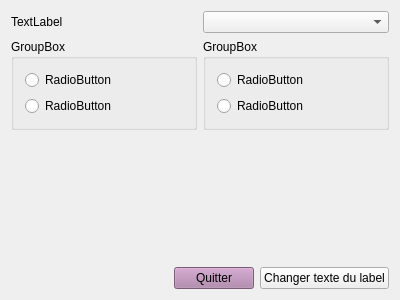
<?xml version="1.0" encoding="UTF-8"?>
<ui version="4.0">
 <class>Widget</class>
 <widget class="QWidget" name="Widget">
  <property name="geometry">
   <rect>
    <x>0</x>
    <y>0</y>
    <width>400</width>
    <height>300</height>
   </rect>
  </property>
  <property name="windowTitle">
   <string>Widget</string>
  </property>
  <property name="styleSheet">
   <string notr="true"/>
  </property>
  <layout class="QVBoxLayout" name="verticalLayout_3">
   <item>
    <layout class="QHBoxLayout" name="horizontalLayout">
     <item>
      <widget class="QLabel" name="label">
       <property name="text">
        <string>TextLabel</string>
       </property>
      </widget>
     </item>
     <item>
      <widget class="QComboBox" name="comboBox"/>
     </item>
    </layout>
   </item>
   <item>
    <layout class="QHBoxLayout" name="horizontalLayout_3">
     <item>
      <widget class="QGroupBox" name="groupBox">
       <property name="title">
        <string>GroupBox</string>
       </property>
       <layout class="QVBoxLayout" name="verticalLayout">
        <item>
         <widget class="QRadioButton" name="radioButton">
          <property name="text">
           <string>RadioButton</string>
          </property>
         </widget>
        </item>
        <item>
         <widget class="QRadioButton" name="radioButton_2">
          <property name="text">
           <string>RadioButton</string>
          </property>
         </widget>
        </item>
       </layout>
      </widget>
     </item>
     <item>
      <widget class="QGroupBox" name="groupBox_2">
       <property name="title">
        <string>GroupBox</string>
       </property>
       <layout class="QVBoxLayout" name="verticalLayout_2">
        <item>
         <widget class="QRadioButton" name="radioButton_3">
          <property name="text">
           <string>RadioButton</string>
          </property>
         </widget>
        </item>
        <item>
         <widget class="QRadioButton" name="radioButton_4">
          <property name="text">
           <string>RadioButton</string>
          </property>
         </widget>
        </item>
       </layout>
      </widget>
     </item>
    </layout>
   </item>
   <item>
    <spacer name="verticalSpacer">
     <property name="orientation">
      <enum>Qt::Vertical</enum>
     </property>
     <property name="sizeHint" stdset="0">
      <size>
       <width>20</width>
       <height>109</height>
      </size>
     </property>
    </spacer>
   </item>
   <item>
    <layout class="QHBoxLayout" name="horizontalLayout_2">
     <item>
      <spacer name="horizontalSpacer">
       <property name="orientation">
        <enum>Qt::Horizontal</enum>
       </property>
       <property name="sizeHint" stdset="0">
        <size>
         <width>40</width>
         <height>20</height>
        </size>
       </property>
      </spacer>
     </item>
     <item>
      <widget class="QPushButton" name="pushButtonQuitter">
       <property name="styleSheet">
        <string notr="true">background-color: rgb(173, 127, 168);
font: 75 italic 9pt &quot;Noto Sans Cham&quot;;</string>
       </property>
       <property name="text">
        <string>Quitter</string>
       </property>
      </widget>
     </item>
     <item>
      <widget class="QPushButton" name="pushButtonChangeTexteLabel">
       <property name="styleSheet">
        <string notr="true">background-color: qconicalgradient(cx:0.5, cy:0.5, angle:0, stop:0 rgba(35, 40, 3, 255), stop:0.16 rgba(136, 106, 22, 255), stop:0.225 rgba(166, 140, 41, 255), stop:0.285 rgba(204, 181, 74, 255), stop:0.345 rgba(235, 219, 102, 255), stop:0.415 rgba(245, 236, 112, 255), stop:0.52 rgba(209, 190, 76, 255), stop:0.57 rgba(187, 156, 51, 255), stop:0.635 rgba(168, 142, 42, 255), stop:0.695 rgba(202, 174, 68, 255), stop:0.75 rgba(218, 202, 86, 255), stop:0.815 rgba(208, 187, 73, 255), stop:0.88 rgba(187, 156, 51, 255), stop:0.935 rgba(137, 108, 26, 255), stop:1 rgba(35, 40, 3, 255));</string>
       </property>
       <property name="text">
        <string>Changer texte du label</string>
       </property>
      </widget>
     </item>
    </layout>
   </item>
  </layout>
 </widget>
 <layoutdefault spacing="6" margin="11"/>
 <resources/>
 <connections>
  <connection>
   <sender>pushButtonQuitter</sender>
   <signal>clicked()</signal>
   <receiver>Widget</receiver>
   <slot>close()</slot>
   <hints>
    <hint type="sourcelabel">
     <x>233</x>
     <y>277</y>
    </hint>
    <hint type="destinationlabel">
     <x>158</x>
     <y>206</y>
    </hint>
   </hints>
  </connection>
 </connections>
</ui>
